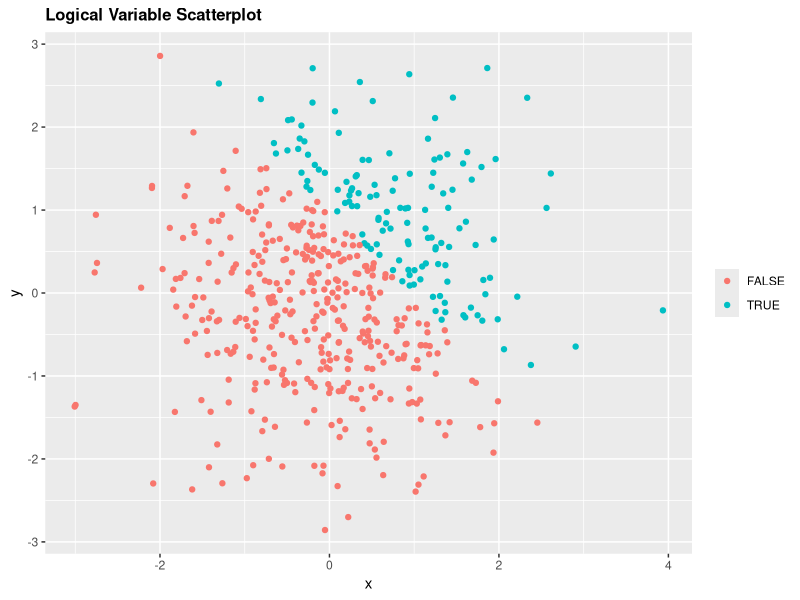
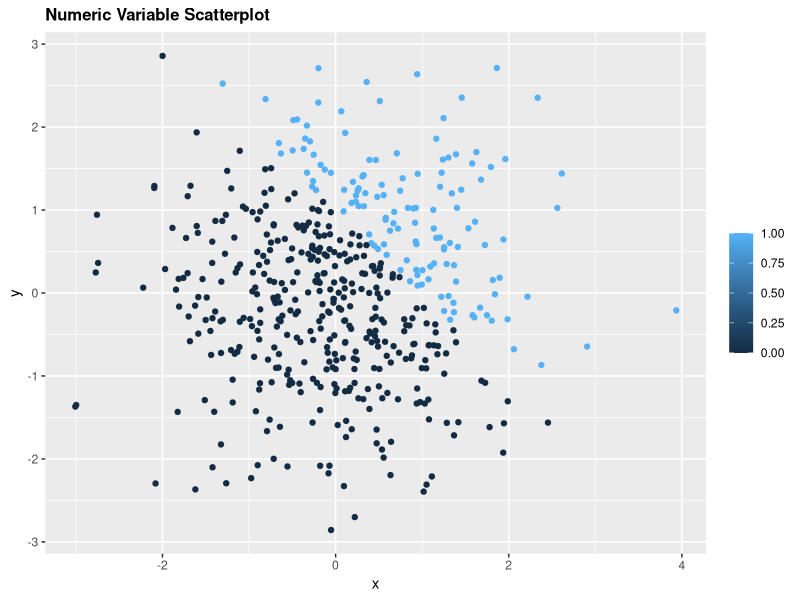
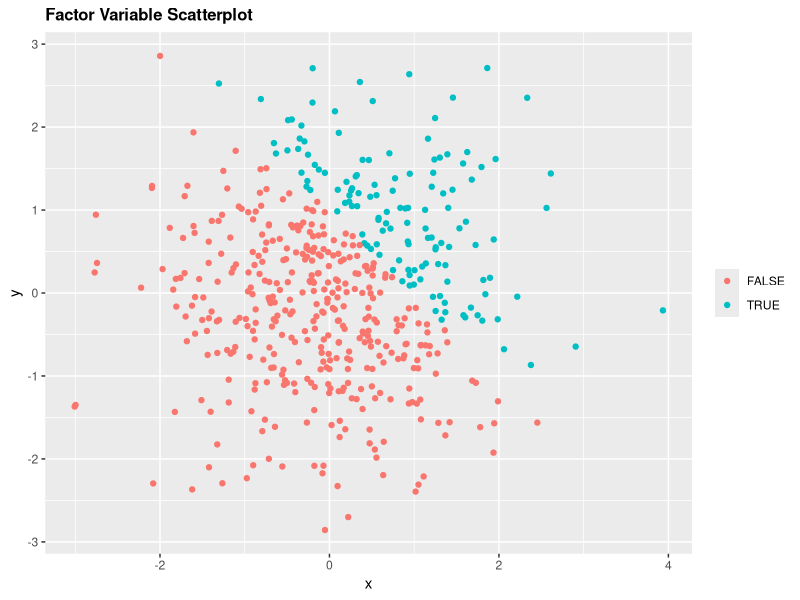
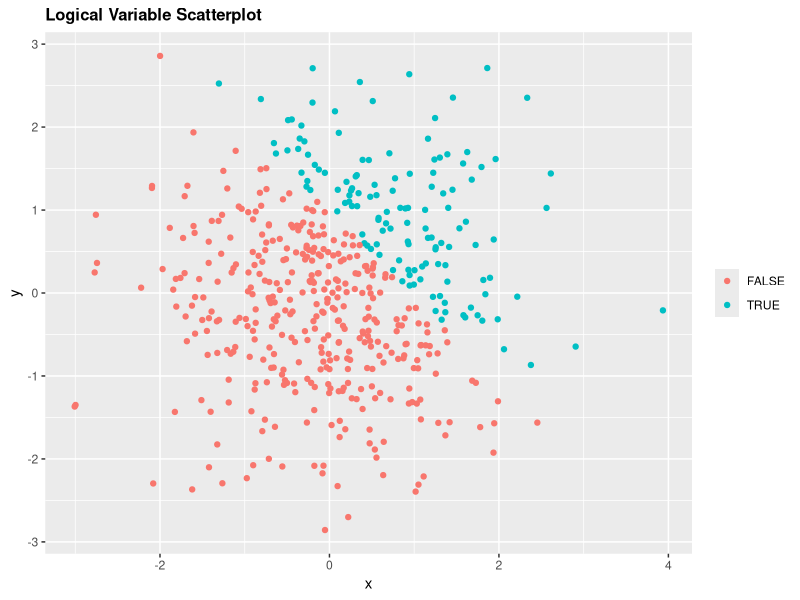

Reproduce these figures in R, in order.
## ---- chunk 1
library(tidyverse)
library(ggplot2)
## ---- chunk 2

#Data frame
df_1 = tibble(
  random_samp = rnorm(8),
  log_vec = random_samp > 0,
  char_vec = as.character("a","b","c","d","e","f","g","h"),
  fac_vec = factor(c("jazz","rock","blues","jazz","jazz","rock","blues","rock"))
)

#Take the mean of each variable
mean_random_samp = mean(pull(df_1, random_samp))
mean_log_vec = mean(pull(df_1, log_vec))
mean_char_vec = mean(pull(df_1, char_vec))
mean_fac_vec = mean(pull(df_1, fac_vec))

## ---- chunk 3

as.numeric(pull(df_1, log_vec)) * pull(df_1, random_samp)
as.factor(pull(df_1, log_vec)) * pull(df_1, random_samp)
as.numeric(as.factor(pull(df_1, log_vec))) * pull(df_1, random_samp)
## ---- chunk 4
#Data frame
df_2 = tibble(
  x = rnorm(500),
  y = rnorm(500),
  log_vec_2 = x + y > 1,
  num_vec_2 = as.numeric(log_vec_2),
  fac_vec_2 = as.factor(log_vec_2)
)

#mean, median and standard deviation of x
mean_x = mean(pull(df_2, x))
median_x = median(pull(df_2, x))
sd_x = sd(pull(df_2, x))

#Proportion of cases for which x+y>1
prop_case = mean(pull(df_2, log_vec_2))

## ---- chunk 5
ggplot(df_2, aes(x = x, y = y, color = log_vec_2)) +
  geom_point() +
  xlab("x") +
  ylab("y") +
  labs(title = "Logical Variable Scatterplot") +
  theme(legend.position = "right", legend.title = element_blank(),
        plot.title = element_text(color = "black", size = 12, face = "bold"))

ggsave("plot_one.png")
## ---- chunk 6

ggplot(df_2, aes(x = x, y = y, color = num_vec_2)) +
  geom_point() +
  xlab("x") +
  ylab("y") +
  labs(title = "Numeric Variable Scatterplot") +
  theme(legend.position = "right", legend.title = element_blank(), 
        plot.title = element_text(color = "black", size = 12, face = "bold"))
## ---- chunk 7
ggplot(df_2, aes(x = x, y = y, color = fac_vec_2)) +
  geom_point() +
  xlab("x") +
  ylab("y") +
  labs(title = "Factor Variable Scatterplot") +
  theme(legend.position = "right", legend.title = element_blank(),
        plot.title = element_text(color = "black", size = 12, face = "bold"))
